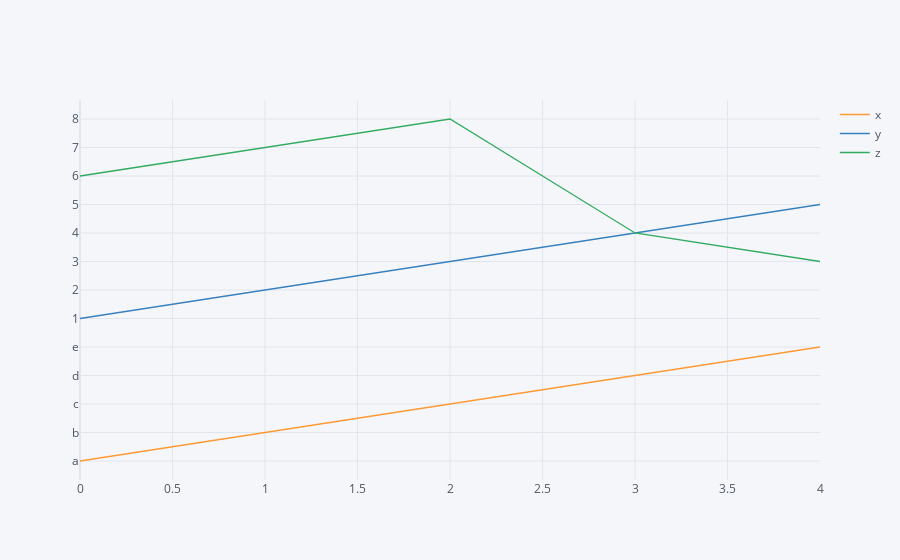

Here is the notebook cell this chart was saved with:
### Code cell
df2.iplot()

### Figure 1 — Plotly figure (JSON) as saved in the notebook; plotly's stock layout.template omitted (floating-point values rounded to 4 significant figures)
{"data": [{"line": {"color": "rgba(255, 153, 51, 1.0)", "dash": "solid", "shape": "linear", "width": 1.3}, "mode": "lines", "name": "x", "text": "", "type": "scatter", "x": [0, 1, 2, 3, 4], "y": ["a", "b", "c", "d", "e"]}, {"line": {"color": "rgba(55, 128, 191, 1.0)", "dash": "solid", "shape": "linear", "width": 1.3}, "mode": "lines", "name": "y", "text": "", "type": "scatter", "x": [0, 1, 2, 3, 4], "y": [1, 2, 3, 4, 5]}, {"line": {"color": "rgba(50, 171, 96, 1.0)", "dash": "solid", "shape": "linear", "width": 1.3}, "mode": "lines", "name": "z", "text": "", "type": "scatter", "x": [0, 1, 2, 3, 4], "y": [6, 7, 8, 4, 3]}], "layout": {"legend": {"bgcolor": "#F5F6F9", "font": {"color": "#4D5663"}}, "paper_bgcolor": "#F5F6F9", "plot_bgcolor": "#F5F6F9", "title": {"font": {"color": "#4D5663"}}, "xaxis": {"gridcolor": "#E1E5ED", "showgrid": true, "tickfont": {"color": "#4D5663"}, "title": {"font": {"color": "#4D5663"}, "text": ""}, "zerolinecolor": "#E1E5ED"}, "yaxis": {"gridcolor": "#E1E5ED", "showgrid": true, "tickfont": {"color": "#4D5663"}, "title": {"font": {"color": "#4D5663"}, "text": ""}, "zerolinecolor": "#E1E5ED"}}}
